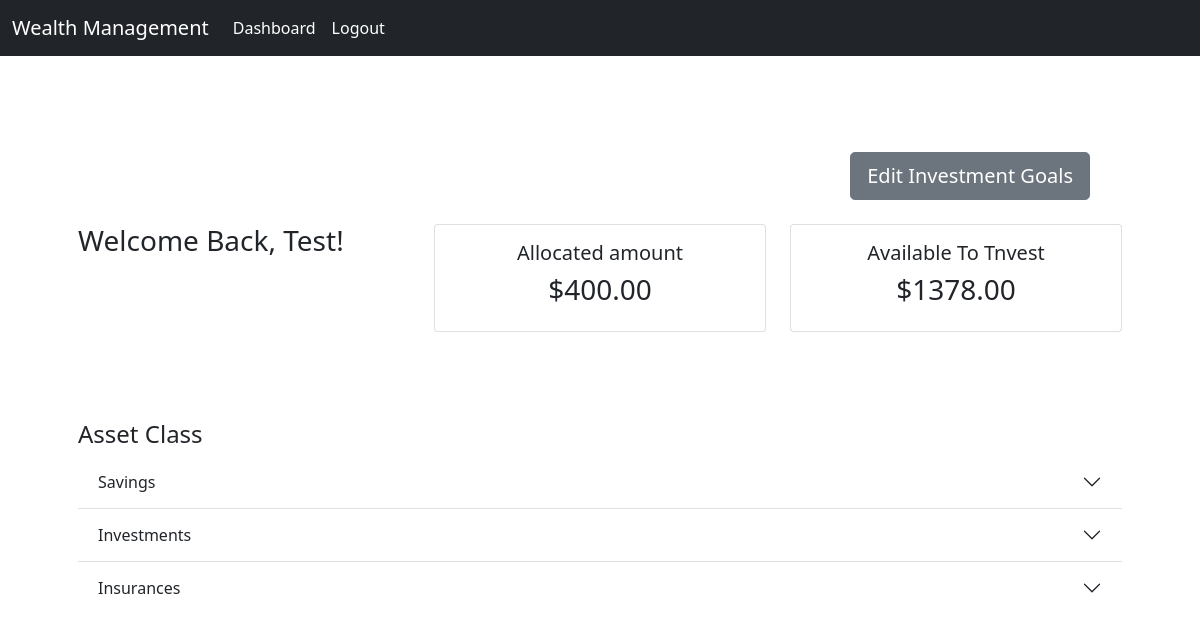
Page /dashboard/ (signed in) on the earlier database version.
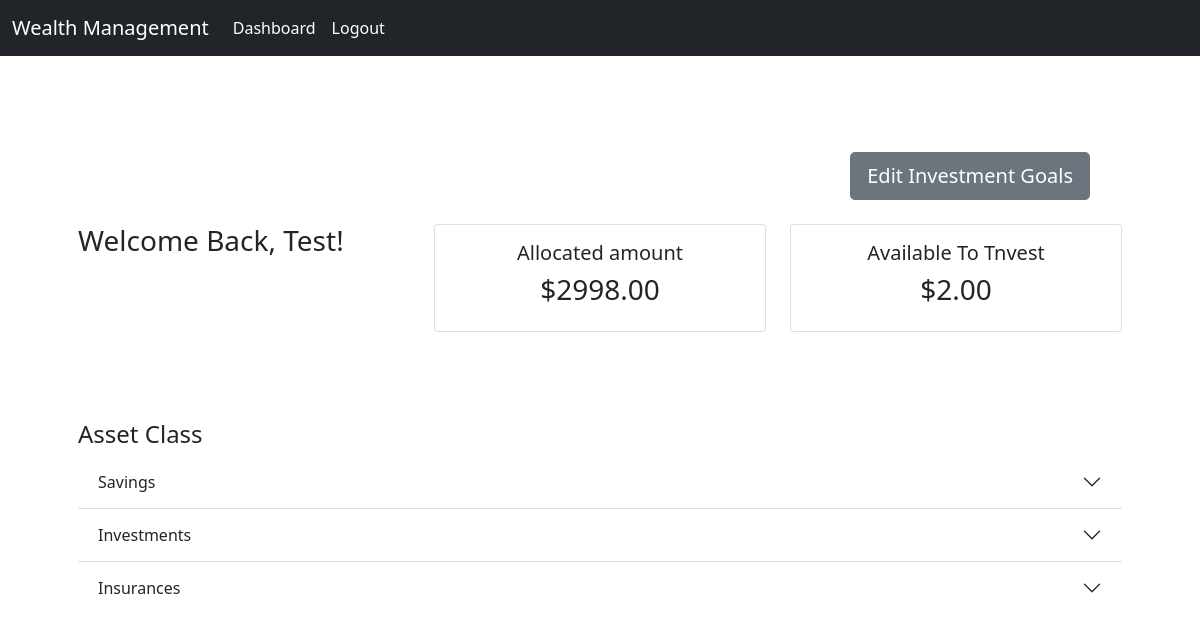
Same page on the later database version.
### Main/models.py (models this page shows, shortened)
class InvestmentInfo(models.Model):
   user = models.OneToOneField(User, on_delete=models.CASCADE, primary_key=True)
   monthly_income = models.DecimalField(decimal_places=2, max_digits=10)
   monthly_expenses = models.DecimalField(decimal_places=2, max_digits=10)
   date_created = models.DateTimeField(auto_now_add=True,null=True)
   savings_account_percentage = fields.IntegerRangeField(default=50, min_value=1, max_value=100)
   insurance_account_percentage = fields.IntegerRangeField(default=25, min_value=1, max_value=100)
   investment_account_percentage = fields.IntegerRangeField(default=25, min_value=1, max_value=100)
   @property
   def get_available_balance(self):
      available_balance = self.monthly_income - self.monthly_expenses
      return available_balance
   @property
   def get_total_amount(self):
      query_list_1 = Savings.objects.filter(user=self.user)
      query_list_2 = Insurances.objects.filter(user=self.user)
      query_list_3 = Investments.objects.filter(user=self.user)
      total_amount = 0
      for query in query_list_1:
         total_amount += query.amount
      for query in query_list_2:
         total_amount += query.amount
      for query in query_list_3:
         total_amount += query.amount
      return total_amount
   @property
   def available_to_invest(self):
      available_to_invest =   self.get_available_balance - self.get_total_amount
      return available_to_invest

class Savings(models.Model):
   user = models.ForeignKey(User, on_delete=models.CASCADE, null=True)
   name = models.CharField(default="Savings",editable=False, max_length=50 )
   created_at = models.DateTimeField(auto_now_add=True, null=True)
   amount = models.DecimalField(decimal_places=2, max_digits=10)
   percentage = fields.DecimalRangeField(decimal_places=2, min_value=1, max_value=100, null=True, max_digits=5)
   sub_category = models.ForeignKey(SubCategory, on_delete=models.CASCADE, null=True)
   class Meta:
      verbose_name = 'Saving'
      verbose_name_plural = 'Savings'

class Insurances(models.Model):
   user = models.ForeignKey(User, on_delete=models.CASCADE, null=True)
   investmentInfo = models.ForeignKey(InvestmentInfo, on_delete=models.CASCADE, null=True)
   name = models.CharField(default="Insurance",editable=False, max_length=50 )
   created_at = models.DateTimeField(auto_now_add=True, null=True)
   amount = models.DecimalField(decimal_places=2, max_digits=10)
   percentage = fields.DecimalRangeField(decimal_places=2,min_value=1, max_value=100, null=True, max_digits=5)
   sub_category = models.ForeignKey(SubCategory, on_delete=models.CASCADE, null=True)
   class Meta:
      verbose_name = 'Insurance'
      verbose_name_plural = 'Insurances'

class Investments(models.Model):
   user = models.ForeignKey(User, on_delete=models.CASCADE, null=True)
   investmentInfo = models.ForeignKey(InvestmentInfo, on_delete=models.CASCADE, null=True)
   name = models.CharField(default="Investment",editable=False, max_length=50 )
   created_at = models.DateTimeField(auto_now_add=True, null=True)
   amount = models.DecimalField(decimal_places=2, max_digits=10)
   percentage = fields.DecimalRangeField(min_value=1, max_value=100, null=True, decimal_places=2, max_digits=5)
   sub_category = models.ForeignKey(SubCategory, on_delete=models.CASCADE, null=True)
   class Meta:
      verbose_name = 'Investment'
      verbose_name_plural = 'Investments'

### Main/views.py (the view)
# urls.py: re_path(r'^dashboard/', views.dashboardView, name='dashboard_url'),
@login_required
def dashboardView(request):
   try:
      investments = InvestmentInfo.objects.get(user=request.user)
   except ObjectDoesNotExist as e:
      investments = InvestmentInfo.objects.filter(user=request.user)
   savings = Savings.objects.filter(user=request.user)
   invest = Investments.objects.filter(user=request.user)
   insurance = Insurances.objects.filter(user=request.user)
   add_market = AddMarket.objects.filter(user=request.user)
   categories = Category.objects.all()
   sub_categories = SubCategory.objects.all()
   cats = []
   for category in categories:
      cats.append(category)
   arr_length = len(cats)
   context = {
      'investments': investments,
      'savings': savings,
      'invest': invest,
      'insurance': insurance,
      'add_market':add_market,
      'categories':categories,
      'sub_categories':sub_categories,
      'cats':cats,
      'arr_length':arr_length
   }
   return render(request, 'Main/dashboard.html', context)

### Main/models.py (called while the page is built)
   def __str__(self):
      return self.name

### Main/templates/Main/dashboard.html (shortened to what this page needs)
{% extends 'Main/base.html'%}
{% load static %}
{% load main_extras %}
{% block content %}
<br>
{% if investments %}
<div class="d-grid gap-2 d-md-flex justify-content-md-end p-4">
   <a href="{% url 'investment_goals_edit' investments.user_id %}" class="btn btn-secondary btn-lg me-md-2"
      type="button">Edit Investment Goals </a>
</div>
<div class=" row justify-content-between">
   <div class="col">
      <h3>Welcome Back, {{user.first_name|title}}!</h3>
   </div>
   <div class="col">
      <div class="col-md">
         <div class="card text-center text-dark mb-3">
            <div class="card-body">
               <h5 class="bold">Allocated amount</h5>
               <h3 class="card-title">${{ investments.get_total_amount }}</h3>
            </div>
         </div>
      </div>
   </div>
   <div class="col">
      <div class="col-md">
         <div class="card text-center text-dark mb-3">
            <div class="card-body">
               <h5 class="bold">Available To Tnvest</h5>
               <h3 class="card-title bold "> ${{ investments.available_to_invest }}</h3>
            </div>
         </div>
      </div>
   </div>
</div>
<br>
<br>
<br>
<h4>Asset Class</h4>
<div class="accordion accordion-flush col" id="accordionFlushExample">
   <div class="accordion-item">
      <h2 class="accordion-header" id="flush-headingOne">
         <div class="accordion-button collapsed" type="button" data-bs-toggle="collapse"
            data-bs-target="#flush-collapseOne" aria-expanded="false" aria-controls="flush-collapseOne">
            Savings
         </div>
      </h2>
   </div>
   <div class="accordion-item">
      <h2 class="accordion-header" id="flush-headingTwo">
         <button class="accordion-button collapsed" type="button" data-bs-toggle="collapse"
            data-bs-target="#flush-collapseTwo" aria-expanded="false" aria-controls="flush-collapseTwo">
            Investments
         </button>
      </h2>
   </div>
   <div class="accordion-item">
      <h2 class="accordion-header" id="flush-headingThree">
         <button class="accordion-button collapsed" type="button" data-bs-toggle="collapse"
            data-bs-target="#flush-collapseThree" aria-expanded="false" aria-controls="flush-collapseThree">
            Insurances
         </button>
      </h2>
   </div>
</div>
<br>
<br>
<br>
{% endif %}
{% endblock %}

Differences in the rows shown:
changed InvestmentInfo: get_total_amount "400.00" → "2998.00"; available_to_invest "1378.00" → "2.00"
